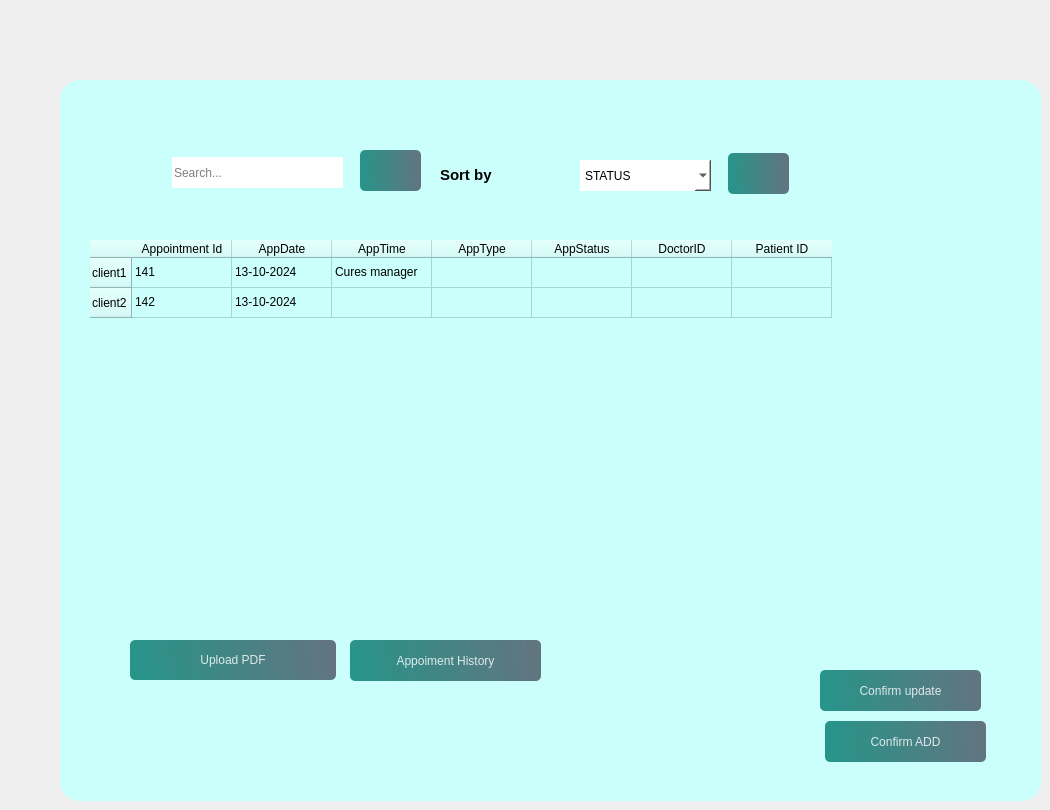
            <widget class="QWidget" name="a3_1">
             <widget class="QFrame" name="frame_10">
              <property name="geometry">
               <rect>
                <x>60</x>
                <y>80</y>
                <width>981</width>
                <height>721</height>
               </rect>
              </property>
              <property name="styleSheet">
               <string notr="true">

background-color: rgb(202, 255, 251);
border-radius:20px;</string>
              </property>
              <property name="frameShape">
               <enum>QFrame::Shape::StyledPanel</enum>
              </property>
              <property name="frameShadow">
               <enum>QFrame::Shadow::Raised</enum>
              </property>
              <widget class="QPushButton" name="aa_2">
               <property name="geometry">
                <rect>
                 <x>70</x>
                 <y>560</y>
                 <width>206</width>
                 <height>40</height>
                </rect>
               </property>
               <property name="maximumSize">
                <size>
                 <width>16777215</width>
                 <height>16777213</height>
                </size>
               </property>
               <property name="styleSheet">
                <string notr="true">
#pushButton_aa{
color: rgb(0, 0, 0);
}
QPushButton, #pushButton_aa{
	background-color: qlineargradient(spread:pad, x1:0, y1:0.505682, x2:1, y2:0.477, stop:0 rgba(11, 131, 120, 219), stop:1 rgba(85, 98, 112, 226));
	color:rgba(255, 255, 255, 210);
	border-radius:5px;
}

QPushButton#pushButton_aa:hover{
	background-color: qlineargradient(spread:pad, x1:0, y1:0.505682, x2:1, y2:0.477, stop:0 rgba(150, 123, 111, 219), stop:1 rgba(85, 81, 84, 226));
}

QPushButton#pushButton_aa:pressed{
	padding-left:5px;
	padding-top:5px;
	background-color:rgba(150, 123, 111, 255);
}
</string>
               </property>
               <property name="text">
                <string>Upload PDF</string>
               </property>
               <property name="icon">
                <iconset resource="resource.qrc">
                 <normaloff>:/img/img/check-circle.svg</normaloff>:/img/img/check-circle.svg</iconset>
               </property>
              </widget>
              <widget class="QPushButton" name="p9_4">
               <property name="geometry">
                <rect>
                 <x>290</x>
                 <y>560</y>
                 <width>191</width>
                 <height>41</height>
                </rect>
               </property>
               <property name="maximumSize">
                <size>
                 <width>16777215</width>
                 <height>16777213</height>
                </size>
               </property>
               <property name="styleSheet">
                <string notr="true">
#pushButton_bb{
color: rgb(0, 0, 0);
}
QPushButton, #pushButton_bb{
	background-color: qlineargradient(spread:pad, x1:0, y1:0.505682, x2:1, y2:0.477, stop:0 rgba(11, 131, 120, 219), stop:1 rgba(85, 98, 112, 226));
	color:rgba(255, 255, 255, 210);
	border-radius:5px;
}

QPushButton#pushButton_bb:hover{
	background-color: qlineargradient(spread:pad, x1:0, y1:0.505682, x2:1, y2:0.477, stop:0 rgba(150, 123, 111, 219), stop:1 rgba(85, 81, 84, 226));
}

QPushButton#pushButton_bb:pressed{
	padding-left:5px;
	padding-top:5px;
	background-color:rgba(150, 123, 111, 255);
}
</string>
               </property>
               <property name="text">
                <string>Appoiment History</string>
               </property>
               <property name="icon">
                <iconset resource="resource.qrc">
                 <normaloff>:/img/img/save.svg</normaloff>:/img/img/save.svg</iconset>
               </property>
              </widget>
              <widget class="QLineEdit" name="lineEdit">
               <property name="geometry">
                <rect>
                 <x>112</x>
                 <y>77</y>
                 <width>171</width>
                 <height>31</height>
                </rect>
               </property>
               <property name="styleSheet">
                <string notr="true">background-color: rgb(255, 255, 255);
color: rgb(0, 0, 0);
</string>
               </property>
               <property name="placeholderText">
                <string>Search...</string>
               </property>
              </widget>
              <widget class="QPushButton" name="aa_3">
               <property name="geometry">
                <rect>
                 <x>300</x>
                 <y>70</y>
                 <width>61</width>
                 <height>41</height>
                </rect>
               </property>
               <property name="maximumSize">
                <size>
                 <width>16777215</width>
                 <height>16777213</height>
                </size>
               </property>
               <property name="styleSheet">
                <string notr="true">
#pushButton_aa{
color: rgb(0, 0, 0);
}
QPushButton, #pushButton_aa{
	background-color: qlineargradient(spread:pad, x1:0, y1:0.505682, x2:1, y2:0.477, stop:0 rgba(11, 131, 120, 219), stop:1 rgba(85, 98, 112, 226));
	color:rgba(255, 255, 255, 210);
	border-radius:5px;
}

QPushButton#pushButton_aa:hover{
	background-color: qlineargradient(spread:pad, x1:0, y1:0.505682, x2:1, y2:0.477, stop:0 rgba(150, 123, 111, 219), stop:1 rgba(85, 81, 84, 226));
}

QPushButton#pushButton_aa:pressed{
	padding-left:5px;
	padding-top:5px;
	background-color:rgba(150, 123, 111, 255);
}
</string>
               </property>
               <property name="text">
                <string/>
               </property>
               <property name="icon">
                <iconset resource="resource.qrc">
                 <normaloff>:/img/img/check-circle.svg</normaloff>:/img/img/check-circle.svg</iconset>
               </property>
              </widget>
              <widget class="QPushButton" name="aa_4">
               <property name="geometry">
                <rect>
                 <x>668</x>
                 <y>73</y>
                 <width>61</width>
                 <height>41</height>
                </rect>
               </property>
               <property name="maximumSize">
                <size>
                 <width>16777215</width>
                 <height>16777213</height>
                </size>
               </property>
               <property name="styleSheet">
                <string notr="true">
#pushButton_aa{
color: rgb(0, 0, 0);
}
QPushButton, #pushButton_aa{
	background-color: qlineargradient(spread:pad, x1:0, y1:0.505682, x2:1, y2:0.477, stop:0 rgba(11, 131, 120, 219), stop:1 rgba(85, 98, 112, 226));
	color:rgba(255, 255, 255, 210);
	border-radius:5px;
}

QPushButton#pushButton_aa:hover{
	background-color: qlineargradient(spread:pad, x1:0, y1:0.505682, x2:1, y2:0.477, stop:0 rgba(150, 123, 111, 219), stop:1 rgba(85, 81, 84, 226));
}

QPushButton#pushButton_aa:pressed{
	padding-left:5px;
	padding-top:5px;
	background-color:rgba(150, 123, 111, 255);
}
</string>
               </property>
               <property name="text">
                <string/>
               </property>
               <property name="icon">
                <iconset resource="resource.qrc">
                 <normaloff>:/img/img/filter.svg</normaloff>:/img/img/filter.svg</iconset>
               </property>
              </widget>
              <widget class="QLabel" name="label_27">
               <property name="geometry">
                <rect>
                 <x>380</x>
                 <y>79</y>
                 <width>81</width>
                 <height>31</height>
                </rect>
               </property>
               <property name="font">
                <font>
                 <pointsize>11</pointsize>
                 <bold>true</bold>
                </font>
               </property>
               <property name="styleSheet">
                <string notr="true">color: rgb(0, 0, 0);</string>
               </property>
               <property name="text">
                <string>Sort by</string>
               </property>
              </widget>
              <widget class="QComboBox" name="comboBox_4">
               <property name="geometry">
                <rect>
                 <x>520</x>
                 <y>80</y>
                 <width>131</width>
                 <height>31</height>
                </rect>
               </property>
               <property name="styleSheet">
                <string notr="true">background-color: rgb(255, 255, 255);
color: rgb(0, 0, 0);</string>
               </property>
               <item>
                <property name="text">
                 <string>STATUS</string>
                </property>
               </item>
               <item>
                <property name="text">
                 <string>Medecine</string>
                </property>
               </item>
               <item>
                <property name="text">
                 <string>Prescripton date</string>
                </property>
               </item>
              </widget>
              <widget class="QTableWidget" name="tableWidget_2">
               <property name="geometry">
                <rect>
                 <x>30</x>
                 <y>160</y>
                 <width>941</width>
                 <height>371</height>
                </rect>
               </property>
               <property name="styleSheet">
                <string notr="true">color: rgb(0, 0, 0);</string>
               </property>
               <row>
                <property name="text">
                 <string>client1</string>
                </property>
                <property name="icon">
                 <iconset resource="resource.qrc">
                  <normaloff>:/img/img/user.svg</normaloff>:/img/img/user.svg</iconset>
                </property>
               </row>
               <row>
                <property name="text">
                 <string>client2</string>
                </property>
                <property name="icon">
                 <iconset resource="resource.qrc">
                  <normaloff>:/img/img/user.svg</normaloff>:/img/img/user.svg</iconset>
                </property>
               </row>
               <column>
                <property name="text">
                 <string>Appointment Id</string>
                </property>
               </column>
               <column>
                <property name="text">
                 <string>AppDate</string>
                </property>
               </column>
               <column>
                <property name="text">
                 <string>AppTime</string>
                </property>
               </column>
               <column>
                <property name="text">
                 <string>AppType</string>
                </property>
               </column>
               <column>
                <property name="text">
                 <string>AppStatus</string>
                </property>
               </column>
               <column>
                <property name="text">
                 <string>DoctorID</string>
                </property>
               </column>
               <column>
                <property name="text">
                 <string>Patient ID</string>
                </property>
               </column>
               <item row="0" column="0">
                <property name="text">
                 <string>141</string>
                </property>
               </item>
               <item row="0" column="1">
                <property name="text">
                 <string>13-10-2024</string>
                </property>
               </item>
               <item row="0" column="2">
                <property name="text">
                 <string>Cures manager</string>
                </property>
               </item>
               <item row="0" column="4">
                <property name="text">
                 <string/>
                </property>
               </item>
               <item row="1" column="0">
                <property name="text">
                 <string>142</string>
                </property>
               </item>
               <item row="1" column="1">
                <property name="text">
                 <string>13-10-2024</string>
                </property>
               </item>
               <item row="1" column="2">
                <property name="text">
                 <string/>
                </property>
               </item>
              </widget>
              <widget class="QPushButton" name="aa_5">
               <property name="geometry">
                <rect>
                 <x>760</x>
                 <y>590</y>
                 <width>161</width>
                 <height>41</height>
                </rect>
               </property>
               <property name="maximumSize">
                <size>
                 <width>16777215</width>
                 <height>16777213</height>
                </size>
               </property>
               <property name="styleSheet">
                <string notr="true">
#pushButton_aa{
color: rgb(0, 0, 0);
}
QPushButton, #pushButton_aa{
	background-color: qlineargradient(spread:pad, x1:0, y1:0.505682, x2:1, y2:0.477, stop:0 rgba(11, 131, 120, 219), stop:1 rgba(85, 98, 112, 226));
	color:rgba(255, 255, 255, 210);
	border-radius:5px;
}

QPushButton#pushButton_aa:hover{
	background-color: qlineargradient(spread:pad, x1:0, y1:0.505682, x2:1, y2:0.477, stop:0 rgba(150, 123, 111, 219), stop:1 rgba(85, 81, 84, 226));
}

QPushButton#pushButton_aa:pressed{
	padding-left:5px;
	padding-top:5px;
	background-color:rgba(150, 123, 111, 255);
}
</string>
               </property>
               <property name="text">
                <string>Confirm update</string>
               </property>
               <property name="icon">
                <iconset resource="resource.qrc">
                 <normaloff>:/img/img/check-circle.svg</normaloff>:/img/img/check-circle.svg</iconset>
               </property>
              </widget>
              <widget class="QPushButton" name="p9_5">
               <property name="geometry">
                <rect>
                 <x>765</x>
                 <y>641</y>
                 <width>161</width>
                 <height>41</height>
                </rect>
               </property>
               <property name="maximumSize">
                <size>
                 <width>16777215</width>
                 <height>16777213</height>
                </size>
               </property>
               <property name="styleSheet">
                <string notr="true">
#pushButton_bb{
color: rgb(0, 0, 0);
}
QPushButton, #pushButton_bb{
	background-color: qlineargradient(spread:pad, x1:0, y1:0.505682, x2:1, y2:0.477, stop:0 rgba(11, 131, 120, 219), stop:1 rgba(85, 98, 112, 226));
	color:rgba(255, 255, 255, 210);
	border-radius:5px;
}

QPushButton#pushButton_bb:hover{
	background-color: qlineargradient(spread:pad, x1:0, y1:0.505682, x2:1, y2:0.477, stop:0 rgba(150, 123, 111, 219), stop:1 rgba(85, 81, 84, 226));
}

QPushButton#pushButton_bb:pressed{
	padding-left:5px;
	padding-top:5px;
	background-color:rgba(150, 123, 111, 255);
}
</string>
               </property>
               <property name="text">
                <string>Confirm ADD</string>
               </property>
               <property name="icon">
                <iconset resource="resource.qrc">
                 <normaloff>:/img/img/plus-circle.svg</normaloff>:/img/img/plus-circle.svg</iconset>
               </property>
              </widget>
             </widget>
            </widget>
